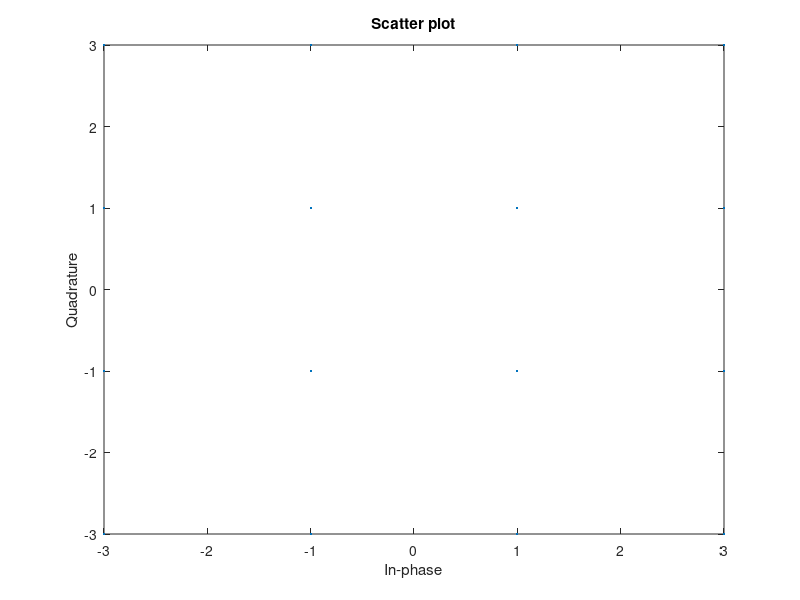
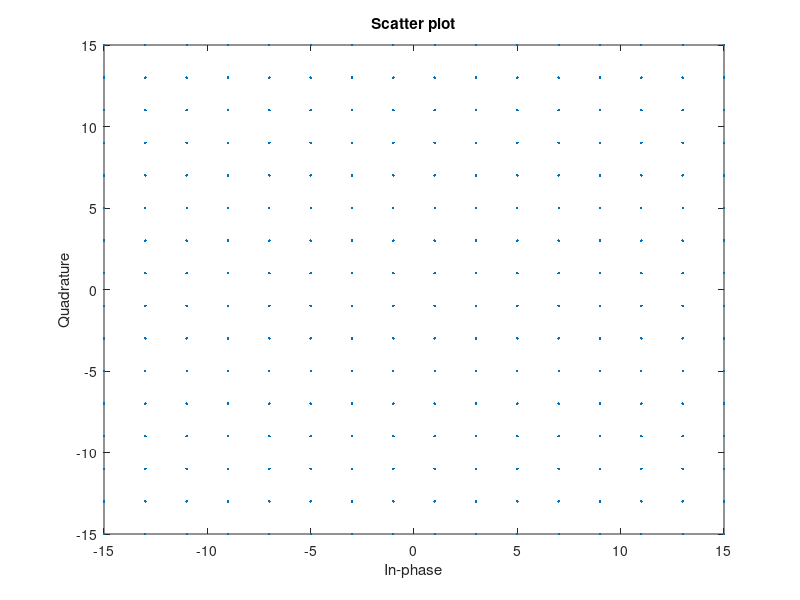

Write MATLAB code to recreate these figures, in order. (Note: this script raises an error after producing the figures.)

%% QAM

% Modulation order 
M = 16;
x = (0:M-1)';

% modulate the data using qam
y = qammod(x,M);

scatterplot(y)

%% QAM 256

M = 256;
x = (0:M-1)';
y = qammod(x,M);
scatterplot(y)

%% QAM with bit input

% Modulate a sequence of bits using 64-QAM. Pass the signal through a noisy channel. 
% Display the resultant constellation diagram.
% Set the modulation order, and determine the number of bits per symbol.
 
M = 64;
k = log2(M);

% create binary data sequence
data = randi([0 1],1000*k,1);

% modulate the signal using bit inputs
txSig = qammod(data,M,'InputType','bit','UnitAveragePower',true);

% pass the signal through a noise channel
rxSig = awgn(txSig,25);

% Plot the constellation diagram
cd = comm.ConstellationDiagram('ShowReferenceConstellation',false);
cd(rxSig)



